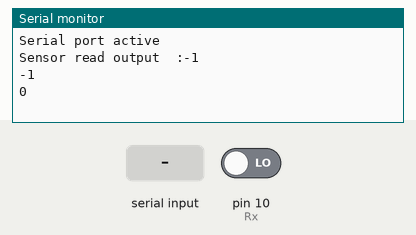
The program below on a simulated Arduino Uno, built for the host (arithmetic inside an expression is 32-bit, double 64-bit). On the bench: the last lines printed to the serial monitor. The test bench sets the inputs (shaded band); at power-on: pin 10 (Rx) LOW.

Above: at 2.2 s.
2.3 s: pin 10 (Rx) driven HIGH
At 7.4 s:
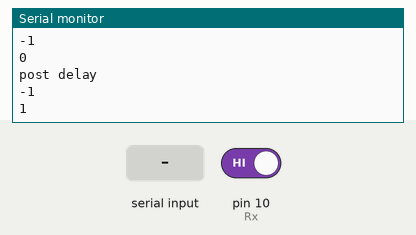
11.6 s: "1" received over the second serial link
16.6 s: "0" received over the second serial link
21.6 s: pin 10 (Rx) driven LOW
At 27.2 s:
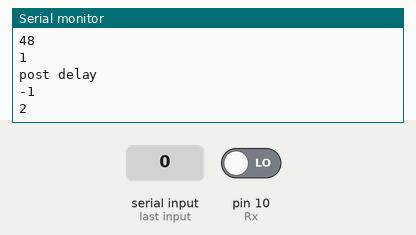
Timing chart, 0 to 27.6 s (numbered marks = the images above; inputs shaded):
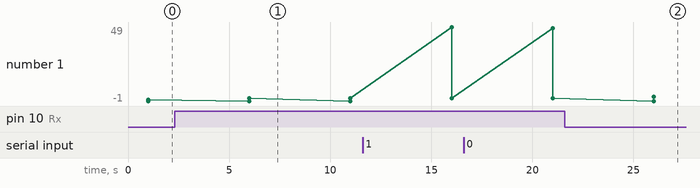

The program:

main.cpp
```cpp
// (licence header left out)
#include <Arduino.h>

#include <SPI.h>
#include <Wire.h>
#include "LowPower.h"
#include "uSsensor.h"


// supply power to US transducer via a pin on the arduino
#define US_power 12

unsigned char data[4]={};
float distance;
int read_interval = 5; // time in sec between US transducer readings
int count = 0;
int Tx = 11;
int Rx = 10;
long BAUD = 9600;
bool inverse = false;
// Serial data available flag for ISR
volatile bool serialData = false;
volatile int serialDatacount = 0;
// Declare instance of US sensor
// port pins and baud are in class header file
USsensor sensor(Tx,Rx, inverse);

// ISR (Interrupt service routine) for Serial Port
// Must have no parameters and no return
// Cannot call Class members?
void serviceSerial(void){
  // set data flag
  // loop will poll
  serialData = true;
  serialDatacount++;


  }


void setup()
{
  // Start serial port to board for debugging purposes
 Serial.begin(9600);
 delay(200);
 Serial.println("Serial port active");

 // Setup UART  and power to transducer
 pinMode(US_power,OUTPUT);
 //pinMode(Tx,OUTPUT);
 digitalWrite(US_power,HIGH);
 //digitalWrite(Tx,HIGH);
 delay(500);

  // Set up serial port interrupt
  // pinMode for Rx is setin constructor
  // Use Hardware interrupts on pin 2,3
  attachInterrupt(digitalPinToInterrupt(Rx), serviceSerial, CHANGE);

  // Start serial port
 sensor.ser.begin(BAUD); // Looks like this transducer will only work at 9600 baud
 delay(300);
  sensor.ser.listen();
  Serial.print("Sensor read output  :");
  Serial.println(sensor.ser.read());
  serialData = false;
}

void loop()
{
  /*
  *  @brief  Read the distance value from the ultrasonic sensor
  * @param  None
  * @return None
  * Watchdog timer will start transducer every <interval> seconds
  */

  /*digitalWrite(US_power,LOW);
  Serial.println("Entering power down for 5sec");
  //LowPower.powerDown(SLEEP_8S, ADC_OFF, BOD_OFF);
  //digitalWrite(US_power,LOW);
  delay(300);
  Serial.println("Out of Low power mode");
  //digitalWrite(Tx,HIGH);
  serialData = false; // Clear data flag
  digitalWrite(US_power,HIGH);
  digitalWrite(Tx,LOW);// set up sensor for continuous output
  sensor.ser.listen();
  delay(500);
  // Test interrupt routine
  //pinMode(Rx,OUTPUT);
  //digitalWrite(Rx,HIGH);
  //digitalWrite(Rx, LOW);
  */
 //pinMode(Rx,INPUT_PULLUP);
  Serial.println(sensor.ser.read());
  Serial.println(serialDatacount);
  if (serialData == true){
    Serial.println("data flag set");
    // data is available - read serial port
    if (sensor.ser.read() == 255){
      data[0] = 255;
      for (int i = 1; i < 4; i++){
        data[i] = sensor.ser.read();
        Serial.print("data[");
        Serial.print(i);
        Serial.print("] = ");
        Serial.println(data[i]);
      }
    int sum;
    sum=(data[0]+data[1]+data[2])&0x00FF;
    Serial.print("sum = ");
    Serial.println(sum);
    Serial.print("Checksum = ");
    Serial.println(data[3]);
    if(sum == data[3]){
      distance=(data[1]<<8)+data[2];
      if(distance>30){
        Serial.print("distance=");
        Serial.print(distance/10);
        Serial.println("cm");
      }
      else{
        Serial.println("Below the lower limit");
        }
    }
    else Serial.println("ERROR");
  }


}

delay(5000);
Serial.println("post delay");
serialData = false; // clear data flag
}
```

Measured:
- after the input at 2.3 s, the serial monitor: prints a new line after 3.7 s (image 1)
- after the input at 21.6 s, the serial monitor: prints a new line after 4.4 s (image 2)
- plotted number 1: 0 → 1 after the input at 2.3 s, 1 → 2 after the input at 21.6 s
